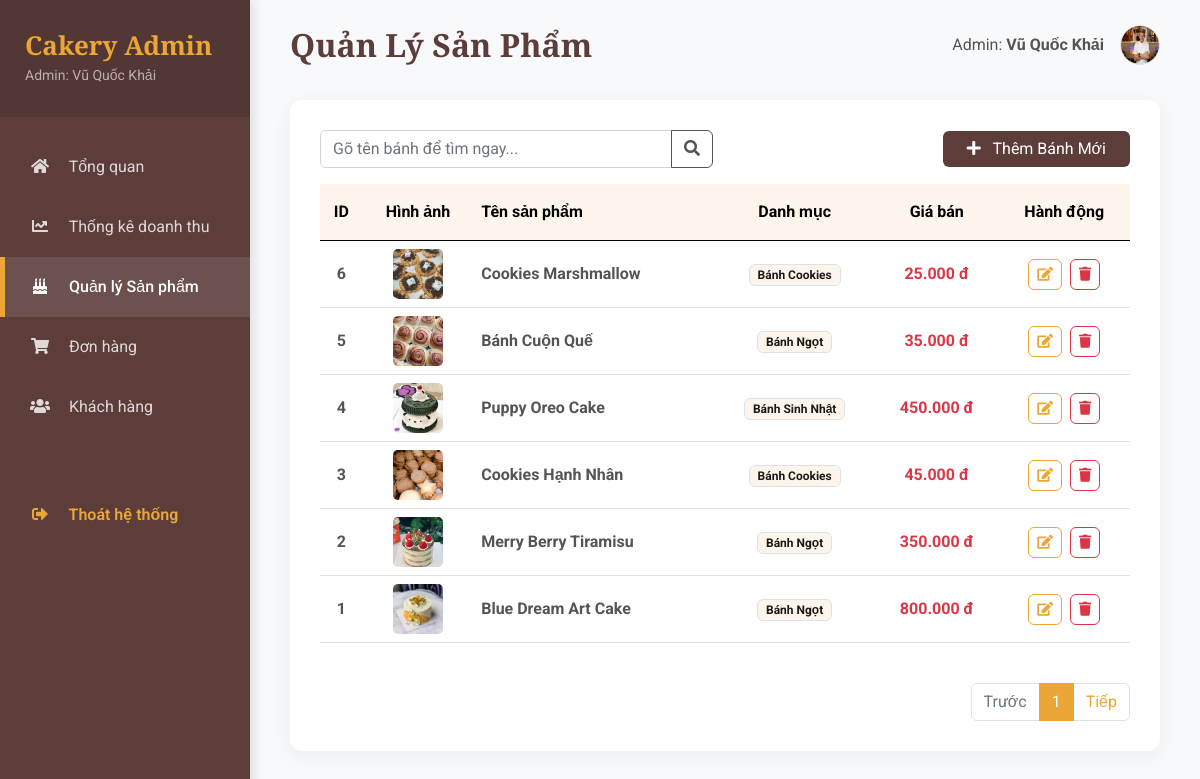
The app's page /AdView/admin_products.php (signed in) with its own data.
### tables this page shows
CREATE TABLE `product` (
  `ProductID` int(11) NOT NULL,
  `ProductName` varchar(255) NOT NULL,
  `Description` text DEFAULT NULL,
  `Image` varchar(255) DEFAULT NULL,
  `Price` decimal(10,2) NOT NULL,
  `CategoryID` int(11) DEFAULT NULL
);

CREATE TABLE `category` (
  `CategoryID` int(11) NOT NULL,
  `CategoryName` varchar(100) NOT NULL
);

### AdView/admin_products.php (the view, shortened to what this page needs)
<?php
    require_once '../db_connect.php';
?>
<!DOCTYPE html>
<html lang="vi">
<head>
    <link href="https://cdnjs.cloudflare.com/ajax/libs/font-awesome/5.10.0/css/all.min.css" rel="stylesheet">
    <link href="../css/bootstrap.min.css" rel="stylesheet">
</head>
<body>
    <?php include 'sidebar.php'; ?>
    <div id="content">
        <div class="admin-header">
            <h2 class="fw-bold mb-0" style="color: var(--primary-color); font-family: 'Playfair Display', serif;">Quản Lý Sản Phẩm</h2>
            <div class="user-info d-flex align-items-center">
                <span class="me-3 fs-6">Admin: <strong><?php echo $_SESSION['user_admin']; ?></strong></span>
                <img src="../img/team-1.jpg" class="rounded-circle border" width="40" height="40" alt="Admin">
            </div>
        </div>
        <div class="table-container">
            <div class="row mb-3 align-items-center">
                <div class="col-md-6">
                    <div class="input-group" style="max-width: 400px;">
                        <input type="text" id="liveSearchInput" class="form-control" placeholder="Gõ tên bánh để tìm ngay...">
                        <button class="btn btn-outline-secondary" type="button"><i class="fa fa-search"></i></button>
                    </div>
                </div>
                <div class="col-md-6 text-end">
                    <button class="btn btn-cakery px-4" data-bs-toggle="modal" data-bs-target="#addProductModal">
                        <i class="fa fa-plus me-2"></i> Thêm Bánh Mới
                    </button>
                </div>
            </div>
            <div class="table-responsive">
                <table class="table table-hover align-middle text-center">
                    <thead class="table-light">
                        <tr>
                            <th class="py-3">ID</th>
                            <th class="py-3">Hình ảnh</th>
                            <th class="text-start py-3">Tên sản phẩm</th>
                            <th class="py-3">Danh mục</th>
                            <th class="py-3">Giá bán</th>
                            <th class="py-3">Hành động</th>
                        </tr>
                    </thead>
                    <tbody id="productTableBody">
                        <?php
                        $where_clause = "";
                        $sql = "SELECT p.*, c.CategoryName
                                FROM Product p
                                LEFT JOIN Category c ON p.CategoryID = c.CategoryID
                                $where_clause
                                ORDER BY p.ProductID DESC";
                        $result = $conn->query($sql);
                        if ($result->num_rows > 0) {
                            while ($row = $result->fetch_assoc()) {
                        ?>
                            <tr>
                                <td><strong><?php echo $row['ProductID']; ?></strong></td>
                                <td>
                                    <img src="../<?php echo htmlspecialchars($row['Image']); ?>" class="product-img" alt="Bánh" onerror="this.src='../img/default.jpg'">
                                </td>
                                <td class="text-start fw-bold"><?php echo htmlspecialchars($row['ProductName']); ?></td>
                                <td>
                                    <span class="badge bg-light text-dark border">
                                        <?php echo htmlspecialchars($row['CategoryName'] ?? 'Chưa phân loại'); ?>
                                    </span>
                                </td>
                                <td class="text-danger fw-bold"><?php echo number_format($row['Price'], 0, ',', '.'); ?> đ</td>
                                <td>
                                    <a href="admin_product_detail.php?id=<?php echo $row['ProductID']; ?>" class="btn btn-sm btn-outline-primary me-1" title="Chỉnh sửa"><i class="fa fa-edit"></i></a>
                                    <a href="process_product.php?action=delete&id=<?php echo $row['ProductID']; ?>" class="btn btn-sm btn-outline-danger" title="Xóa" onclick="return confirm('Bạn có chắc chắn muốn xóa vĩnh viễn sản phẩm này?')"><i class="fa fa-trash"></i></a>
                                </td>
                            </tr>
                        <?php
                            }
                        } else {
                            echo "<tr><td colspan='5' class='text-center p-4 text-muted'>Hiện chưa có sản phẩm nào!</td></tr>";
                        }
                        ?>
                    </tbody>
                </table>
            </div>
            <nav aria-label="Page navigation" class="mt-4">
                <ul class="pagination justify-content-end mb-0">
                    <li class="page-item disabled"><a class="page-link" href="#">Trước</a></li>
                    <li class="page-item active"><a class="page-link" href="#">1</a></li>
                    <li class="page-item"><a class="page-link" href="#">Tiếp</a></li>
                </ul>
            </nav>
        </div>
    </div>
</body>
</html>

### AdView/admin_products.php (style rules this page uses)
:root { --primary-color: #5c3d3a; --secondary-color: #EAA636; --sidebar-width: 250px; }
body { background-color: #f8f9fa; font-family: 'Roboto', sans-serif; margin: 0; overflow-x: hidden; }
#content { margin-left: var(--sidebar-width); width: calc(100% - var(--sidebar-width)); padding: 25px 40px; min-height: 100vh; box-sizing: border-box; }
.admin-header { display: flex; justify-content: space-between; align-items: center; margin-bottom: 35px; }
.table-container { background: #fff; border-radius: 12px; padding: 30px; box-shadow: 0 5px 20px rgba(0,0,0,0.05); }
.btn-cakery { background-color: var(--primary-color); color: white; border: none; }
.product-img { width: 50px; height: 50px; object-fit: cover; border-radius: 5px; }

### records on screen
product: ProductID "6", Image (picture), ProductName "Cookies Marshmallow", CategoryID.CategoryName "Bánh Cookies", Price "25.000"
product: ProductID "5", Image (picture), ProductName "Bánh Cuộn Quế", CategoryID.CategoryName "Bánh Ngọt", Price "35.000"
product: ProductID "4", Image (picture), ProductName "Puppy Oreo Cake", CategoryID.CategoryName "Bánh Sinh Nhật", Price "450.000"
product: ProductID "3", Image (picture), ProductName "Cookies Hạnh Nhân", CategoryID.CategoryName "Bánh Cookies", Price "45.000"
product: ProductID "2", Image (picture), ProductName "Merry Berry Tiramisu", CategoryID.CategoryName "Bánh Ngọt", Price "350.000"
product: ProductID "1", Image (picture), ProductName "Blue Dream Art Cake", CategoryID.CategoryName "Bánh Ngọt", Price "800.000"

### other values on screen
$_SESSION['user_admin'] "Vũ Quốc Khải"
